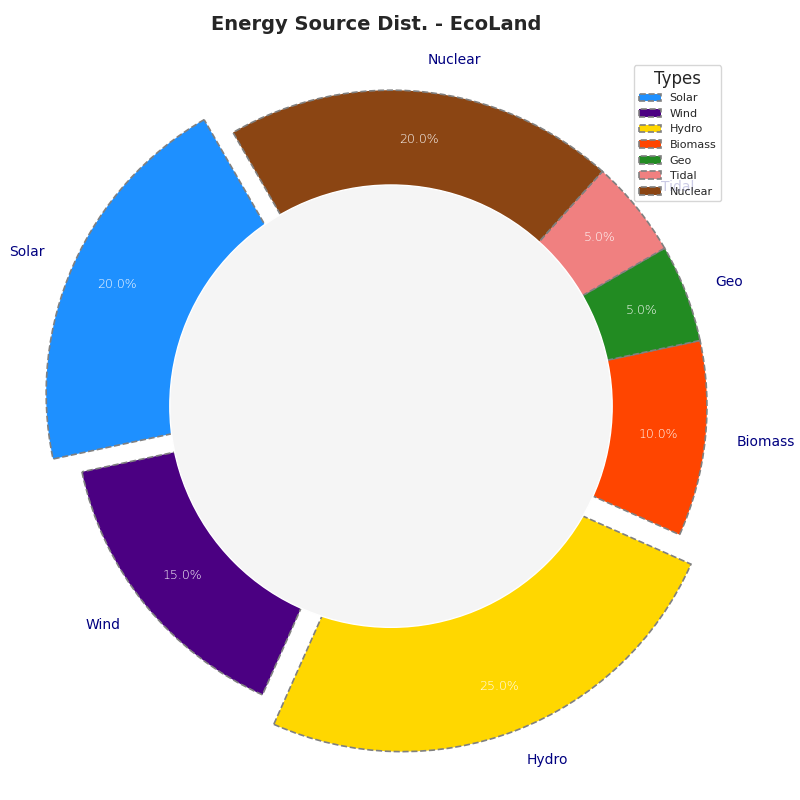

Write the Python code that produced this figure.
import matplotlib.pyplot as plt

labels = ['Solar', 'Wind', 'Hydro', 'Biomass', 'Geo', 'Tidal', 'Nuclear']
sizes = [20, 15, 25, 10, 5, 5, 20]
colors = ['#1E90FF', '#4B0082', '#FFD700', '#FF4500', '#228B22', '#F08080', '#8B4513']
explode = (0.1, 0, 0.1, 0, 0, 0, 0)

fig, ax = plt.subplots(figsize=(8, 8))

wedges, texts, autotexts = ax.pie(
    sizes, explode=explode, labels=labels, colors=colors, autopct='%1.1f%%',
    startangle=120, pctdistance=0.85, textprops=dict(color="w"),
    wedgeprops=dict(edgecolor='grey', linestyle='--', linewidth=1.2)
)

for text in texts:
    text.set_fontsize(10)
    text.set_color('navy')
for autotext in autotexts:
    autotext.set_fontsize(9)
    autotext.set_weight('light')

centre_circle = plt.Circle((0, 0), 0.70, fc='whitesmoke')
fig.gca().add_artist(centre_circle)

ax.axis('equal')
plt.title("Energy Source Dist. - EcoLand", fontsize=14, weight='bold', y=1.03)
plt.legend(wedges, labels, title="Types", loc="upper right", fontsize=8)
ax.grid(True, linestyle=':', linewidth=0.5)
plt.tight_layout()
plt.show()
